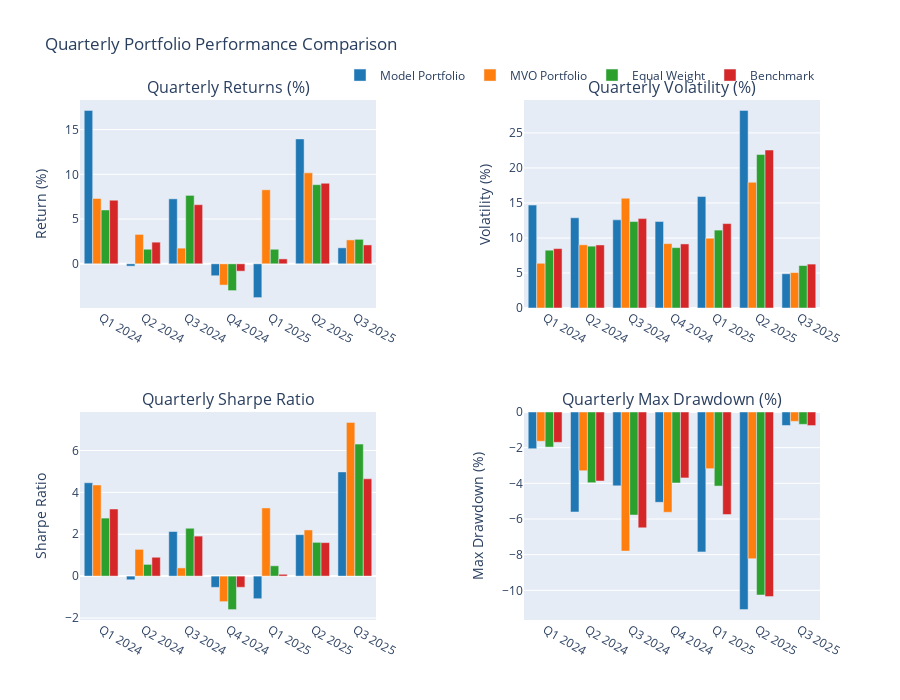

Notebook source saved alongside this figure:
### Code cell
# Plotting
fig = make_subplots(
    rows=2, cols=2,
    subplot_titles=('Quarterly Returns (%)', 'Quarterly Volatility (%)', 
                   'Quarterly Sharpe Ratio', 'Quarterly Max Drawdown (%)'),
    vertical_spacing=0.2,
    horizontal_spacing=0.2
)

colors = ['#1f77b4', '#ff7f0e', '#2ca02c', '#d62728']
quarters = list(quarterly_comparison['Total Return (%)'].index)

# Plot quarterly returns
for i, portfolio in enumerate(portfolios.keys()):
    fig.add_trace(
        go.Bar(
            x=quarters,
            y=quarterly_comparison['Total Return (%)'][portfolio],
            name=portfolio,
            marker_color=colors[i],
            showlegend=True
        ),
        row=1, col=1
    )

for i, portfolio in enumerate(portfolios.keys()):
    fig.add_trace(
        go.Bar(
            x=quarters,
            y=quarterly_comparison['Volatility (%)'][portfolio],
            name=portfolio,
            marker_color=colors[i],
            showlegend=False
        ),
        row=1, col=2
    )

for i, portfolio in enumerate(portfolios.keys()):
    fig.add_trace(
        go.Bar(
            x=quarters,
            y=quarterly_comparison['Sharpe Ratio'][portfolio],
            name=portfolio,
            marker_color=colors[i],
            showlegend=False
        ),
        row=2, col=1
    )

for i, portfolio in enumerate(portfolios.keys()):
    fig.add_trace(
        go.Bar(
            x=quarters,
            y=quarterly_comparison['Max Drawdown (%)'][portfolio],
            name=portfolio,
            marker_color=colors[i],
            showlegend=False
        ),
        row=2, col=2
    )

fig.update_layout(
    title='Quarterly Portfolio Performance Comparison',
    height=700,
    showlegend=True,
    legend=dict(
        orientation="h",
        yanchor="bottom",
        y=1.02,
        xanchor="right",
        x=1
    )
)

# Update axes labels
fig.update_yaxes(title_text="Return (%)", row=1, col=1)
fig.update_yaxes(title_text="Volatility (%)", row=1, col=2)
fig.update_yaxes(title_text="Sharpe Ratio", row=2, col=1)
fig.update_yaxes(title_text="Max Drawdown (%)", row=2, col=2)

fig.show()

# Summary Statistics by Quarter
print("\n" + "="*60)
print("QUARTERLY PERFORMANCE SUMMARY")
print("="*60)

for quarter in quarters:
    print(f"\n{quarter}:")
    print("-" * 20)
    
    # Best performing portfolio this quarter
    quarter_returns = quarterly_comparison['Total Return (%)'].loc[quarter]
    best_return = quarter_returns.idxmax()
    print(f"Best Return: {best_return} ({quarter_returns[best_return]:.2f}%)")
    
    # Best Sharpe ratio this quarter
    quarter_sharpe = quarterly_comparison['Sharpe Ratio'].loc[quarter].dropna()
    if not quarter_sharpe.empty:
        best_sharpe = quarter_sharpe.idxmax()
        print(f"Best Sharpe: {best_sharpe} ({quarter_sharpe[best_sharpe]:.3f})")
    
    # Lowest volatility this quarter
    quarter_vol = quarterly_comparison['Volatility (%)'].loc[quarter].dropna()
    if not quarter_vol.empty:
        lowest_vol = quarter_vol.idxmin()
        print(f"Lowest Vol: {lowest_vol} ({quarter_vol[lowest_vol]:.2f}%)")

# Ranking Analysis
print("\n" + "="*60)
print("PORTFOLIO RANKINGS BY QUARTER")
print("="*60)

ranking_df = pd.DataFrame(index=quarters, columns=portfolios.keys())

for quarter in quarters:
    # Rank by quarterly returns (1 = best)
    quarter_returns = quarterly_comparison['Total Return (%)'].loc[quarter]
    ranks = quarter_returns.rank(ascending=False, method='min')
    ranking_df.loc[quarter] = ranks

print("\nRanking by Quarterly Returns (1=Best, 4=Worst):")
print(ranking_df.astype(int))

# Average ranking
avg_ranking = ranking_df.mean().sort_values()
print(f"\nAverage Ranking Across All Quarters:")
print("-" * 40)
for portfolio, avg_rank in avg_ranking.items():
    print(f"{portfolio}: {avg_rank:.2f}")

# Win rate analysis
print(f"\nQuarterly Win Rate (% of quarters ranked #1):")
print("-" * 45)
for portfolio in portfolios.keys():
    win_rate = (ranking_df[portfolio] == 1).sum() / len(quarters) * 100
    print(f"{portfolio}: {win_rate:.1f}%")

# Save the plot to a file
fig.write_html(f'{output_dir}/{train_type}/QoQ_performance_{model_type}_run_{run_no}.html')
fig.write_image(f'{output_dir}/{train_type}/QoQ_performance_{model_type}_run_{run_no}.png')

### Figure 1 — Plotly figure (JSON) as saved in the notebook; plotly's stock layout.template omitted (floating-point values rounded to 4 significant figures)
{"data": [{"marker": {"color": "#1f77b4"}, "name": "Model Portfolio", "showlegend": true, "type": "bar", "x": ["Q1 2024", "Q2 2024", "Q3 2024", "Q4 2024", "Q1 2025", "Q2 2025", "Q3 2025"], "xaxis": "x", "y": [17.14, -0.2613, 7.259, -1.332, -3.775, 13.96, 1.786], "yaxis": "y"}, {"marker": {"color": "#ff7f0e"}, "name": "MVO Portfolio", "showlegend": true, "type": "bar", "x": ["Q1 2024", "Q2 2024", "Q3 2024", "Q4 2024", "Q1 2025", "Q2 2025", "Q3 2025"], "xaxis": "x", "y": [7.297, 3.284, 1.754, -2.376, 8.27, 10.16, 2.668], "yaxis": "y"}, {"marker": {"color": "#2ca02c"}, "name": "Equal Weight", "showlegend": true, "type": "bar", "x": ["Q1 2024", "Q2 2024", "Q3 2024", "Q4 2024", "Q1 2025", "Q2 2025", "Q3 2025"], "xaxis": "x", "y": [6.014, 1.628, 7.645, -2.994, 1.625, 8.841, 2.738], "yaxis": "y"}, {"marker": {"color": "#d62728"}, "name": "Benchmark", "showlegend": true, "type": "bar", "x": ["Q1 2024", "Q2 2024", "Q3 2024", "Q4 2024", "Q1 2025", "Q2 2025", "Q3 2025"], "xaxis": "x", "y": [7.104, 2.418, 6.606, -0.8207, 0.5494, 9.0, 2.11], "yaxis": "y"}, {"marker": {"color": "#1f77b4"}, "name": "Model Portfolio", "showlegend": false, "type": "bar", "x": ["Q1 2024", "Q2 2024", "Q3 2024", "Q4 2024", "Q1 2025", "Q2 2025", "Q3 2025"], "xaxis": "x2", "y": [14.7, 12.88, 12.59, 12.34, 15.92, 28.22, 4.895], "yaxis": "y2"}, {"marker": {"color": "#ff7f0e"}, "name": "MVO Portfolio", "showlegend": false, "type": "bar", "x": ["Q1 2024", "Q2 2024", "Q3 2024", "Q4 2024", "Q1 2025", "Q2 2025", "Q3 2025"], "xaxis": "x2", "y": [6.385, 9.024, 15.68, 9.192, 9.964, 17.95, 5.064], "yaxis": "y2"}, {"marker": {"color": "#2ca02c"}, "name": "Equal Weight", "showlegend": false, "type": "bar", "x": ["Q1 2024", "Q2 2024", "Q3 2024", "Q4 2024", "Q1 2025", "Q2 2025", "Q3 2025"], "xaxis": "x2", "y": [8.251, 8.83, 12.35, 8.623, 11.13, 21.92, 6.065], "yaxis": "y2"}, {"marker": {"color": "#d62728"}, "name": "Benchmark", "showlegend": false, "type": "bar", "x": ["Q1 2024", "Q2 2024", "Q3 2024", "Q4 2024", "Q1 2025", "Q2 2025", "Q3 2025"], "xaxis": "x2", "y": [8.482, 9.001, 12.76, 9.149, 12.05, 22.56, 6.272], "yaxis": "y2"}, {"marker": {"color": "#1f77b4"}, "name": "Model Portfolio", "showlegend": false, "type": "bar", "x": ["Q1 2024", "Q2 2024", "Q3 2024", "Q4 2024", "Q1 2025", "Q2 2025", "Q3 2025"], "xaxis": "x3", "y": [4.462, -0.1745, 2.131, -0.5356, -1.079, 1.981, 4.978], "yaxis": "y3"}, {"marker": {"color": "#ff7f0e"}, "name": "MVO Portfolio", "showlegend": false, "type": "bar", "x": ["Q1 2024", "Q2 2024", "Q3 2024", "Q4 2024", "Q1 2025", "Q2 2025", "Q3 2025"], "xaxis": "x3", "y": [4.354, 1.278, 0.3932, -1.218, 3.257, 2.206, 7.344], "yaxis": "y3"}, {"marker": {"color": "#2ca02c"}, "name": "Equal Weight", "showlegend": false, "type": "bar", "x": ["Q1 2024", "Q2 2024", "Q3 2024", "Q4 2024", "Q1 2025", "Q2 2025", "Q3 2025"], "xaxis": "x3", "y": [2.773, 0.5603, 2.287, -1.599, 0.4937, 1.613, 6.306], "yaxis": "y3"}, {"marker": {"color": "#d62728"}, "name": "Benchmark", "showlegend": false, "type": "bar", "x": ["Q1 2024", "Q2 2024", "Q3 2024", "Q4 2024", "Q1 2025", "Q2 2025", "Q3 2025"], "xaxis": "x3", "y": [3.207, 0.9013, 1.912, -0.5336, 0.08754, 1.601, 4.649], "yaxis": "y3"}, {"marker": {"color": "#1f77b4"}, "name": "Model Portfolio", "showlegend": false, "type": "bar", "x": ["Q1 2024", "Q2 2024", "Q3 2024", "Q4 2024", "Q1 2025", "Q2 2025", "Q3 2025"], "xaxis": "x4", "y": [-2.059, -5.606, -4.139, -5.064, -7.845, -11.08, -0.7554], "yaxis": "y4"}, {"marker": {"color": "#ff7f0e"}, "name": "MVO Portfolio", "showlegend": false, "type": "bar", "x": ["Q1 2024", "Q2 2024", "Q3 2024", "Q4 2024", "Q1 2025", "Q2 2025", "Q3 2025"], "xaxis": "x4", "y": [-1.64, -3.295, -7.801, -5.622, -3.178, -8.227, -0.5253], "yaxis": "y4"}, {"marker": {"color": "#2ca02c"}, "name": "Equal Weight", "showlegend": false, "type": "bar", "x": ["Q1 2024", "Q2 2024", "Q3 2024", "Q4 2024", "Q1 2025", "Q2 2025", "Q3 2025"], "xaxis": "x4", "y": [-1.967, -3.966, -5.78, -3.98, -4.152, -10.26, -0.6921], "yaxis": "y4"}, {"marker": {"color": "#d62728"}, "name": "Benchmark", "showlegend": false, "type": "bar", "x": ["Q1 2024", "Q2 2024", "Q3 2024", "Q4 2024", "Q1 2025", "Q2 2025", "Q3 2025"], "xaxis": "x4", "y": [-1.701, -3.87, -6.497, -3.698, -5.749, -10.35, -0.7609], "yaxis": "y4"}], "layout": {"annotations": [{"font": {"size": 16}, "showarrow": false, "text": "Quarterly Returns (%)", "x": 0.2, "xanchor": "center", "xref": "paper", "y": 1, "yanchor": "bottom", "yref": "paper"}, {"font": {"size": 16}, "showarrow": false, "text": "Quarterly Volatility (%)", "x": 0.8, "xanchor": "center", "xref": "paper", "y": 1, "yanchor": "bottom", "yref": "paper"}, {"font": {"size": 16}, "showarrow": false, "text": "Quarterly Sharpe Ratio", "x": 0.2, "xanchor": "center", "xref": "paper", "y": 0.4, "yanchor": "bottom", "yref": "paper"}, {"font": {"size": 16}, "showarrow": false, "text": "Quarterly Max Drawdown (%)", "x": 0.8, "xanchor": "center", "xref": "paper", "y": 0.4, "yanchor": "bottom", "yref": "paper"}], "height": 700, "legend": {"orientation": "h", "x": 1, "xanchor": "right", "y": 1.02, "yanchor": "bottom"}, "showlegend": true, "title": {"text": "Quarterly Portfolio Performance Comparison"}, "xaxis": {"anchor": "y", "domain": [0, 0.4]}, "xaxis2": {"anchor": "y2", "domain": [0.6, 1]}, "xaxis3": {"anchor": "y3", "domain": [0, 0.4]}, "xaxis4": {"anchor": "y4", "domain": [0.6, 1]}, "yaxis": {"anchor": "x", "domain": [0.6, 1], "title": {"text": "Return (%)"}}, "yaxis2": {"anchor": "x2", "domain": [0.6, 1], "title": {"text": "Volatility (%)"}}, "yaxis3": {"anchor": "x3", "domain": [0, 0.4], "title": {"text": "Sharpe Ratio"}}, "yaxis4": {"anchor": "x4", "domain": [0, 0.4], "title": {"text": "Max Drawdown (%)"}}}}
